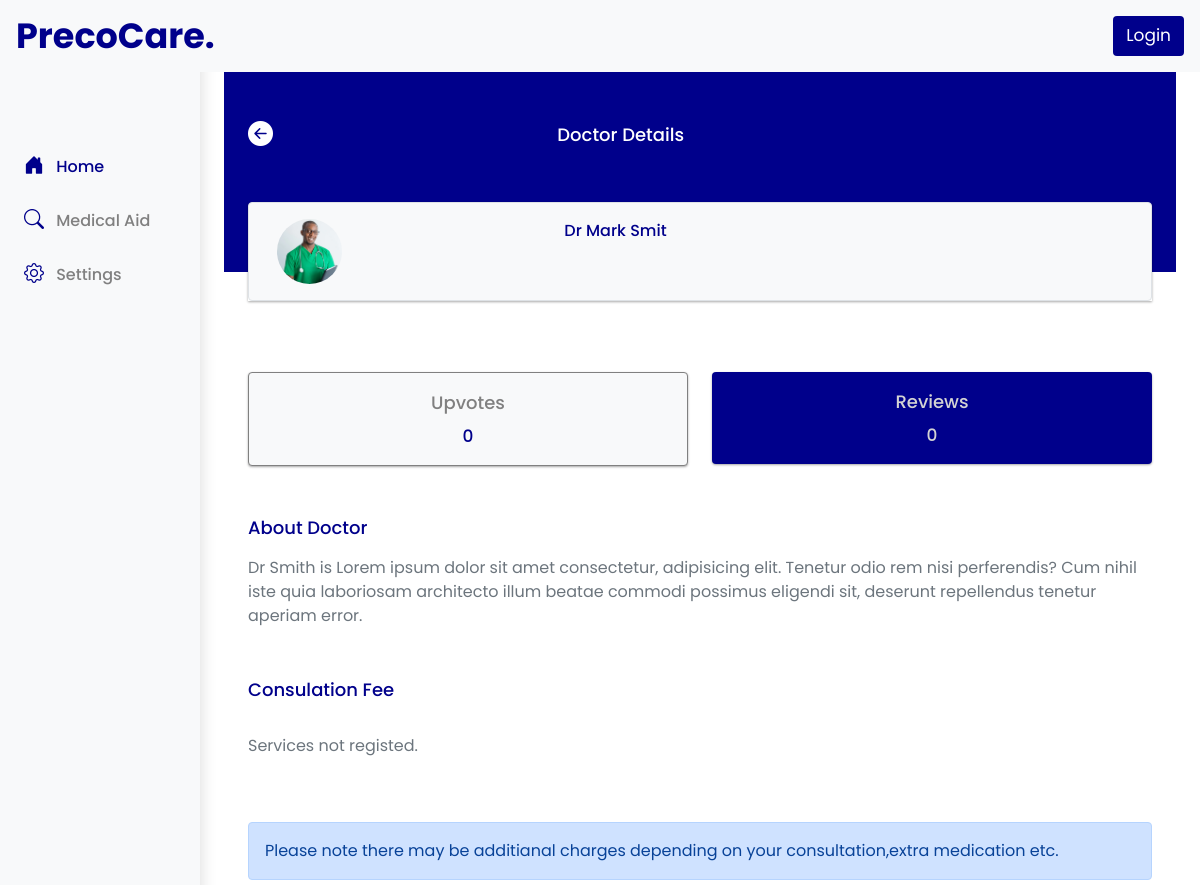
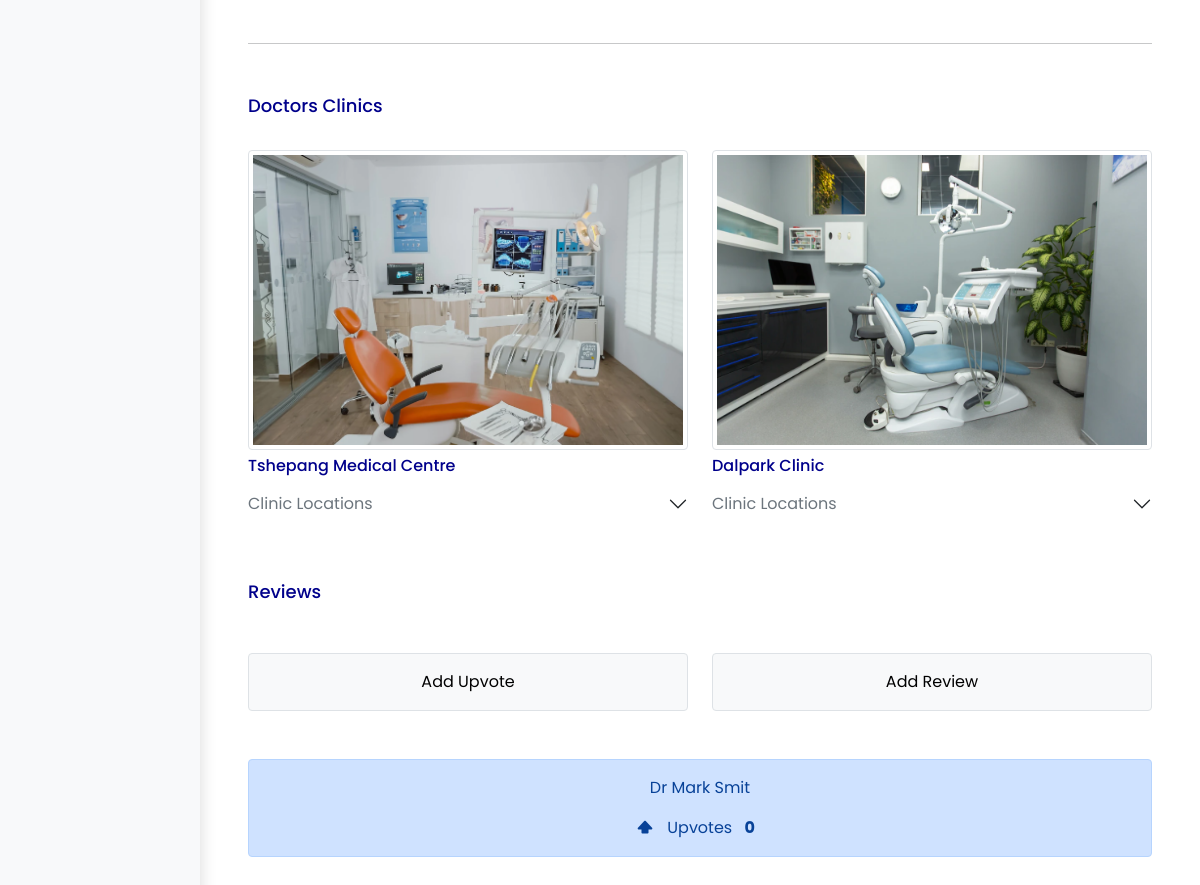
/doctor-details/3, run on the app's committed database (2 pictures, top to bottom).
### precocare/models.py (models this page shows, shortened)
class DoctorModel(models.Model):
    user = models.OneToOneField(User,null=True, on_delete=models.CASCADE)
    first_name = models.CharField(max_length=200,null=True)
    last_name = models.CharField(max_length=200,null=True)
    about_doctor = models.TextField(blank = True)
    registration_number = models.CharField(max_length=500,null=True)
    mobile_number = models.CharField(max_length=50,null=True)
    email = models.CharField(max_length=200,null=True)
    verified = models.CharField(max_length=100,null=True, default='No' ,blank=True)
    doctor_license = models.CharField(max_length=500,null=True,unique=True)
    profile_set = models.CharField(max_length=50,null=True, default='No' ,blank=True)
    date_created = models.DateTimeField(auto_now_add=True, null=True)
    profile_pic = models.ImageField(null=True, blank=True,upload_to='files/doctorprofile')

class ClinicModel(models.Model):
    user = models.ForeignKey(User,null=True, on_delete=models.CASCADE,blank=True,default=None , related_name='owner')
    clinic_name = models.CharField(max_length=500,null=True)
    contact1 = models.CharField(max_length=50,null=True)
    contact2 = models.CharField(max_length=50,null=True)
    emial = models.CharField(max_length=50,null=True)
    about_clinic = models.TextField(blank = True)
    street = models.CharField(max_length=500,null=True)
    province = models.CharField(max_length=500,null=True)
    suburb = models.CharField(max_length=500,null=True)
    zipcode = models.CharField(max_length=500,null=True)
    mon_fri_hours = models.CharField(max_length=500,null=True)
    saturday = models.CharField(max_length=500,null=True)
    sunday = models.CharField(max_length=500,null=True)
    holidays = models.CharField(max_length=500,null=True)
    clinic_type = models.CharField(max_length=100,null=True)
    clinic_doctors = models.ManyToManyField(DoctorModel,related_name="physicians",blank=True,default=None)
    clinic_admins = models.ManyToManyField(AdministratorModel,related_name="admins",default=None)
    profile_set = models.CharField(max_length=50,null=True, default='No' ,blank=True)
    clinic_status = models.CharField(max_length=200,null=True ,blank=True,default="Disabled")
    insurance_cover = models.ManyToManyField(InsuranceModel,related_name="medical_scheme",blank=True,default=None)
    date_created = models.DateTimeField(auto_now_add=True, null=True)
    hero_image = models.ImageField(null=True, blank=True,upload_to='files/clinics')
    sub_image1 = models.ImageField(null=True, blank=True,upload_to='files/clinics')
    sub_image2 = models.ImageField(null=True, blank=True,upload_to='files/clinics')
    sub_image3 = models.ImageField(null=True, blank=True,upload_to='files/clinics')
    walk_in = models.CharField(max_length=50,null=True, default='No' ,blank=True)
    online_appointments = models.CharField(max_length=50,null=True, default='No' ,blank=True)
    telephone_appointments = models.CharField(max_length=50,null=True, default='No' ,blank=True)
    website = models.CharField(max_length=1000,null=True,blank=True)

### precocare/views.py (the view, shortened to what this page needs)
# urls.py: path('doctor-details/<int:doctor_id>', views.DoctorDetails,name="doctor"),
def DoctorDetails(request,doctor_id):
    doctor = DoctorModel.objects.get(id = doctor_id)
    doctor_service = DoctorServices.objects.filter(doctor_id = doctor_id)
    doctor_clinics = ClinicModel.objects.filter(clinic_doctors = doctor_id)
    doctorReview = DoctorReview.objects.filter(doctor = doctor)
    doctorUpvotes = DoctorUpvote.objects.filter(doctor = doctor_id).count()
    reviewsCount = DoctorReview.objects.filter(doctor = doctor).count()
    locations = ClinicLocationsModel.objects.all()
    context = {
        "doctor": doctor,
        "doctor_service" : doctor_service,
        "doctor_clinics" : doctor_clinics,
        "doctorReview" : doctorReview,
        "doctorUpvotes" : doctorUpvotes,
        "reviewsCount" : reviewsCount,
        "locations" : locations
    }
    return render(request, "precocare/doctor_details.html",context)

### precocare/templates/precocare/doctor_details.html (shortened to what this page needs)
{% extends 'precocare/base.html' %}
{% block content %}
<section>
    <div class="doctor-hero-component">
        <div class="container">
            <div class="row pt-3" style="padding-top: 44px !important;">
                <div class="col">
                    <button class="p-0 m-0" onclick="history.back()" style="border: none; background-color: transparent;">
                        <i class="bi bi-arrow-left-circle-fill" style="color: white; font-size: 25px;"></i>
                    </button>
                </div>
                <div class="col-8 d-flex align-items-center" style="color: white;">
                    <p class="Page-headings mb-0">Doctor Details</p>
                </div>
            </div>
        </div>
        <div class="container">
            <div class="doctor-card-position">
                <div class="cards-shadow">
                    {% include 'partials/doctors_card.html' %}
                </div>
            </div>
        </div>
    </div>
    <section class="quicklinks container" style="margin-top: 100px;">
        <div id="list-example" class="list-group">
            <div class="row">
                <div class="col">
                    <a class="list-group-item list-group-item-action rounded p-3 bg-light cards-shadow" href="#list-item-1" style="border-color: grey;">
                        <center>
                            <p class="m-0 mb-2" style="font-weight: 500; font-size: 18px; color: grey;">Upvotes</p>
                            <p class="m-0" style="color: darkblue; font-weight: 500; font-size: 17px;">{{doctorUpvotes}}</p>
                        </center>
                    </a>
                </div>
                <div class="col">
                    <a class="list-group-item list-group-item-action rounded p-3 cards-shadow" href="#list-item-2" style="background-color: darkblue; border: darkblue;">
                        <center>
                            <p class="m-0 mb-2" style="font-weight: 500; font-size: 18px; color: lightgray;">Reviews</p>
                            <p class="m-0" style="color: lightgrey; font-weight: 500; font-size: 17px;">{{reviewsCount}}</p>
                        </center>
                    </a>
                </div>
            </div>
        </div>
    </section>
    <section class="about-doctor container mt-5">
        <p class="main-headings m-0">About Doctor</p>
        <p class="text-secondary">{{doctor.about_doctor}}</p>
    </section>
    <section class="consultation-fee mt-5 container">
        <p class="main-headings m-0">Consulation Fee</p>
        {% if doctor_service %}
        {% for service in doctor_service%}
        <div class="row m-0 py-3">
            <div class="col px-0">
                <p class="m-0" style="color: grey;">{{service.service_name}} Fee</p>
            </div>
            <div class="col px-0 text-secondary m-0" style="font-weight: 500;">R {{service.service_fee}}</div>
        </div>
        {% endfor %}
        {% else %}
        <p class="py-3 text-secondary">Services not registed.</p>
        {% endif %}
        <div class="alert alert-primary my-5" role="alert">
            Please note there may be additianal charges depending on your consultation,extra medication etc.
        </div>
        <hr>
    </section>
    <section class="doctor-clinics mt-5 container">
        <p class="main-headings m-0">Doctors Clinics</p>
        <div class="row">
            {% for clinic in doctor_clinics %}
            <div class="col-sm-12 col-lg-6 mt-3">
                <a href="{% url 'clinic' clinic.id%}" style="text-decoration: none;">
                    <div class="rounded">
                        {% if clinic.hero_image %}
                        <img src="{{clinic.hero_image.url}}" class="img-thumbnail image-height" alt="...">
                        {% else %}
                        <div class="clinic-image bg-light rounded border"></div>
                        {% endif %}
                        <p class="mt-1 m-0" style="font-weight: 500; color: darkblue;">{{clinic.clinic_name}}</p>
                    </div>
                </a>
                <div class="accordion accordion-flush" id="accordionExample">
                    <div class="accordion-item ">
                      <h2 class="accordion-header" id="headingTwo">
                        <button class="accordion-button collapsed px-0 rounded text-secondary" type="button" data-bs-toggle="collapse" data-bs-target="#collapseTwo" aria-expanded="false" aria-controls="collapseTwo">
                          Clinic Locations
                        </button>
                      </h2>
                    </div>
                </div>
            </div>
            {% endfor %}
        </div>
    </section>
    <section class="reviews container mt-5">
        <p class="main-headings m-0 mb-5">Reviews</p>
        <center>
            <div class="row mt-5">
                <div class="col">
                      <button  style="width: 100%;" class="btn btn-light border py-3" type="button" data-bs-toggle="offcanvas" data-bs-target="#offcanvasExample" aria-controls="offcanvasExample">
                        Add Upvote
                      </button>
                </div>
                <div class="col">
                    <button type="button" class="btn btn-light border py-3" data-bs-toggle="modal" data-bs-target="#addreviewmodal" style="width: 100%;">
                        Add Review
                      </button>
                </div>
            </div>
        </center>
    <div data-bs-spy="scroll" data-bs-target="#list-example" data-bs-offset="0" class="scrollspy-example" tabindex="0">
        <section class="mt-5 upvotes" id="list-item-1">
            <div class="alert alert-primary" role="alert">
                <center>
                    <p>Dr {{doctor.first_name}} {{doctor.last_name}}</p>
                    <span style="font-weight: 500; padding-right: 10px;">
                        <i class="bi bi-shift-fill"></i>
                    </span>  Upvotes <span class="px-2 fw-bold">{{doctorUpvotes}}</span>
                </center>
              </div>
        </section>
        <section>
            <div class="row g-4 py-5 row-cols-1 row-cols-lg-3">
              </div>
        </section>
      </div>
    </section>
</section>
{% endblock %}

### precocare/templates/partials/doctors_card.html (shortened to what this page needs)
{% if doctor.verified == "Verified" %}
<a href="{% url 'doctor' doctor.id %}" style="text-decoration: none; color: darkblue;">
    <div class="row border m-0 bg-light rounded px-2 py-3 mt-4">
        <div class="col-4 d-flex align-items-center">
            <div class="px-2">
                {% if doctor.profile_pic %}
                <img src="{{doctor.profile_pic.url}}" alt="Avatar" class="avatar">
                {% else %}
                <i class="bi bi-person-fill" style="font-size: 40px;"></i>
                {% endif %}
            </div>
        </div>
        <div class="col">
            <p class="m-0" style="font-weight: 500;">Dr {{doctor.first_name}} {{doctor.last_name}} <i class="bi bi-check-circle-fill" style="color: #1DA1F2;"></i></p>
            {% for service in doctor_service %}
            <p class="m-0 text-secondary">{{service.service_name}}</p>
            {% endfor %}
        </div>
    </div>
</a>
{% else %}
<a href="{% url 'doctor' doctor.id %}" style="text-decoration: none; color: darkblue;">
    <div class="row border m-0 bg-light rounded px-2 py-3 mt-4">
        <div class="col-4 d-flex align-items-center">
            <div class="px-2">
                {% if doctor.profile_pic %}
                <img src="{{doctor.profile_pic.url}}" alt="Avatar" class="avatar">
                {% else %}
                <i class="bi bi-person-fill" style="font-size: 40px;"></i>
                {% endif %}
            </div>
        </div>
        <div class="col">
            <p class="m-0" style="font-weight: 500;">Dr {{doctor.first_name}} {{doctor.last_name}}</p>
        </div>
    </div>
</a>
{% endif %}

### static/css/main.css (style rules this page uses)
:root { --main-bg-color: pink; }

### precocare/templates/precocare/base.html (style rules this page uses)
.body-fonts { font-family: 'Poppins', sans-serif !important; }

### precocare/templates/precocare/doctor_details.html (style rules this page uses)
:root { --main-color: darkblue; }
.doctor-hero-component { background-color: var(--main-color); height: 25vh; width: 100%; }
.doctor-card-position { padding-top: 25px; }
.main-headings { color: var(--main-color); font-weight: 500; font-size: 18px; margin-bottom: 15px !important; }
.cards-shadow { box-shadow: 0 1px 3px rgba(0,0,0,0.12), 0 1px 2px rgba(0,0,0,0.24); transition: all 0.3s cubic-bezier(.25,.8,.25,1); }
.Page-headings { color: white; font-size: 18px; font-weight: 500; }
@media (min-width: 992px) { .image-height { height: 300px !important; width: 100% !important; object-fit: cover; } }

### precocare/templates/partials/doctors_card.html (style rules this page uses)
.avatar { vertical-align: middle; width: 65px; height: 65px; border-radius: 50%; object-fit: cover; }

### data on the page
DoctorModel: profile_pic (picture), first_name "Mark", last_name "Smit", about_doctor "Dr Smith is Lorem ipsum dolor sit amet consectetur, adipisicing elit. Tenetur odio rem nisi perferendis? Cum nihil iste quia laboriosam architecto illum beatae commodi possimus eligendi sit, deserunt repellendus tenetur aperiam error."
ClinicModel: hero_image (picture), clinic_name "Tshepang Medical Centre"
ClinicModel: hero_image (picture), clinic_name "Dalpark Clinic"

### other printed values
{{ doctorUpvotes }} "0"
{{ reviewsCount }} "0"
